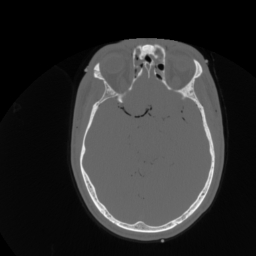
%> input picture Lab 7_data/S1_Q3_utils/ct.jpg, 256 x 256 px
$ octave P41.m   (GNU Octave 9; MATLAB toolbox functions it lacks are replaced by stand-ins)
%> lines starting %> are read from the running program, lines starting %| are printed output that depends on the picture
%% Part 4.1

orig_image = imread("ct.jpg");
%> orig_image is the input picture: size 256x256x3 uint8; min 0, max 247, mean 45.9

dx = 20;
dy = 40;

% Consider first slice
orig_image = orig_image(:,:,1);
%> orig_image: size 256x256 uint8

orig_image = im2double(orig_image);
%> orig_image: size 256x256 double
[M, N] = size(orig_image);
%> M = 256; N = 256

% Fourier transform of image
F_orig_image = fft2(orig_image);


[u, v] = meshgrid(0:N-1, 0:M-1);

% Shift kernel
H = exp(-2j * pi * (u * dx / N + v * dy / M));

F_shifted = F_orig_image .* H;

% Inverse FFT to get shifted spatial image
I_shifted = real(ifft2(F_shifted));
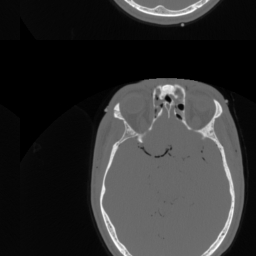
%> I_shifted: size 256x256 double; min -5.28e-15, max 0.969, mean 0.18; drawn with min black and max white

% Display images
subplot(1,2,1);
imshow(orig_image, []);
title('Original Image');

subplot(1,2,2);
imshow(I_shifted, []);
title(sprintf('Shifted Image (right %d, down %d)', dx, dy));

% Plot kernel
figure;
surf(1:N, 1:M, abs(H), 'EdgeColor', 'none');
xlabel('u');
ylabel('v');
zlabel('|H(u,v)|');
title('Magnitude of the Shifting Kernel H in the Frequency Domain');
view(2);
colorbar;
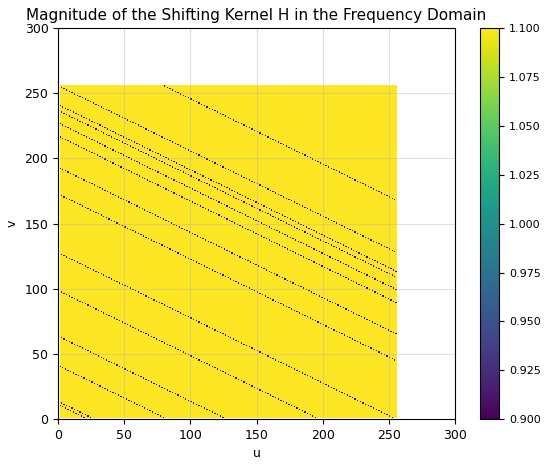
%> figure redrawn from the program's plot data

%%

% Zero padded to avoid circular shift

orig_image = imread("ct.jpg");

orig_image = orig_image(:,:,1);
orig_image = im2double(orig_image);
[M, N] = size(orig_image);

dx = 20;   % shift right (columns)
dy = 40;   % shift down (rows)

% Zero-pad the image
M_pad = M + dy;
%> M_pad = 296
N_pad = N + dx;
%> N_pad = 276
padded_image = zeros(M_pad, N_pad);
padded_image(1:M, 1:N) = orig_image;
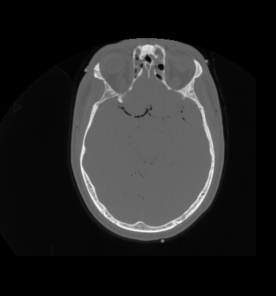
%> padded_image: size 296x276 double; min 0, max 0.969, mean 0.144


F_pad = fft2(padded_image);

[u, v] = meshgrid(0:N_pad-1, 0:M_pad-1);  % u: columns, v: rows


H = exp(-2j * pi * (u * dx / N_pad + v * dy / M_pad));


F_shifted_pad = F_pad .* H;

shifted_padded = real(ifft2(F_shifted_pad));
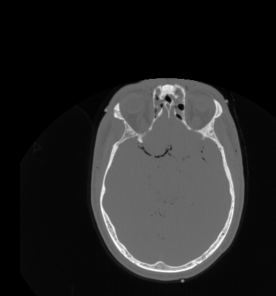
%> shifted_padded: size 296x276 double; min -7.96e-15, max 0.969, mean 0.144; drawn with min black and max white

I_shifted_linear = shifted_padded(1:M, 1:N);
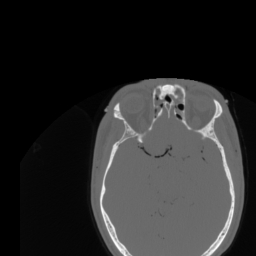
%> I_shifted_linear: size 256x256 double; min -7.96e-15, max 0.961, mean 0.161; drawn with min black and max white

% Display
figure;
subplot(1,2,1);
imshow(orig_image, []);
title('Original Image');

subplot(1,2,2);
imshow(I_shifted_linear, []);
title(sprintf('Linearly Shifted Image (right %d, down %d)', dx, dy));
